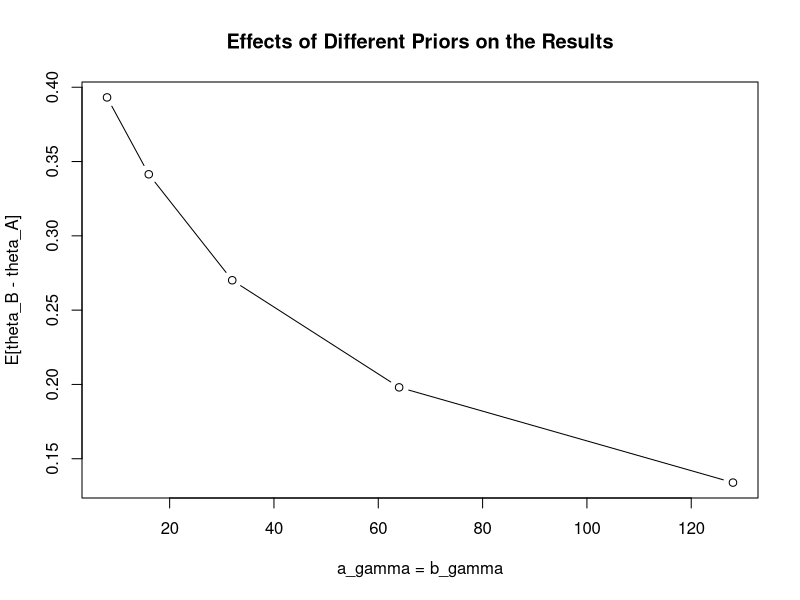
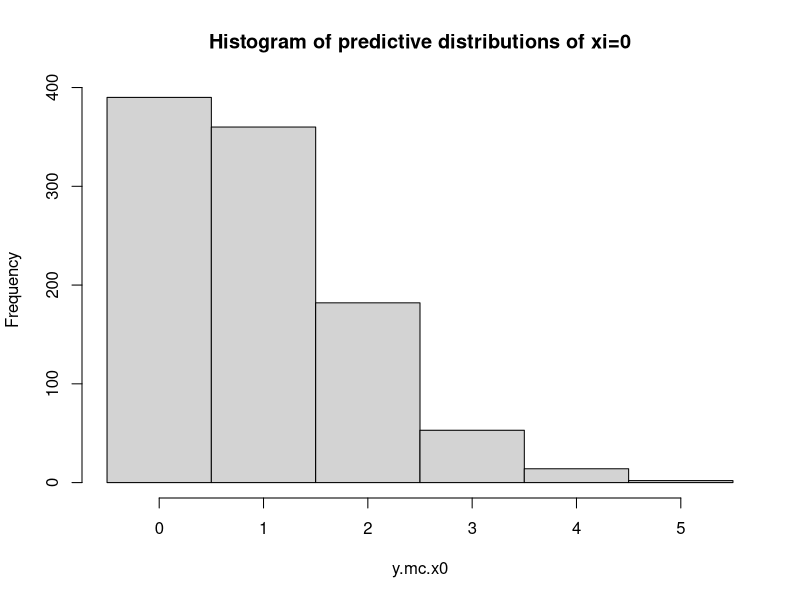
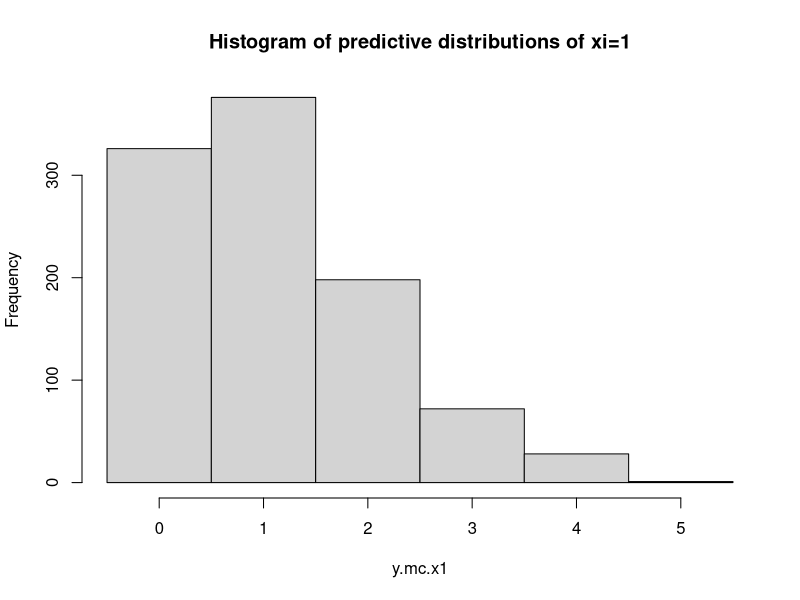
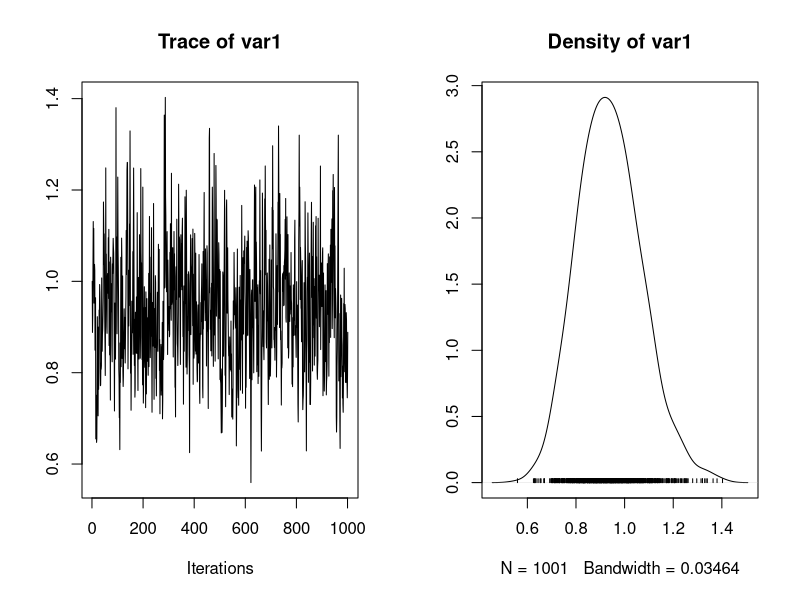
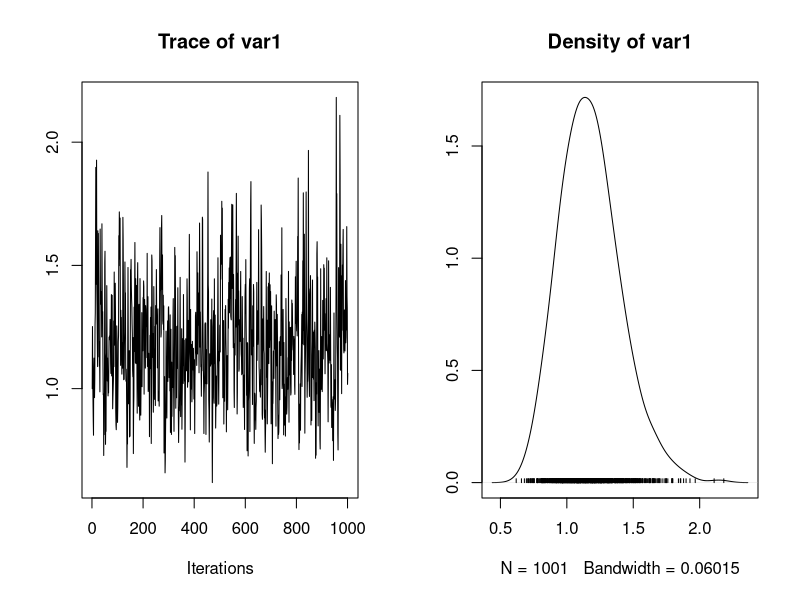
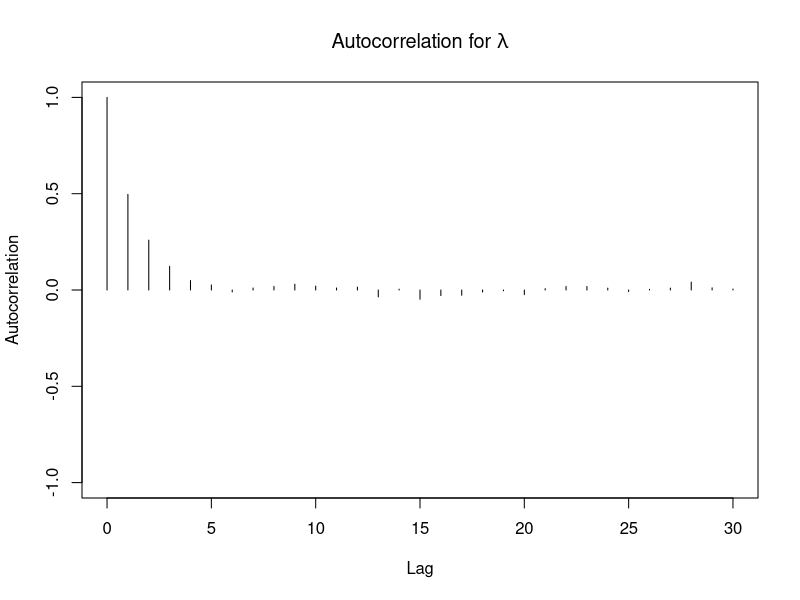
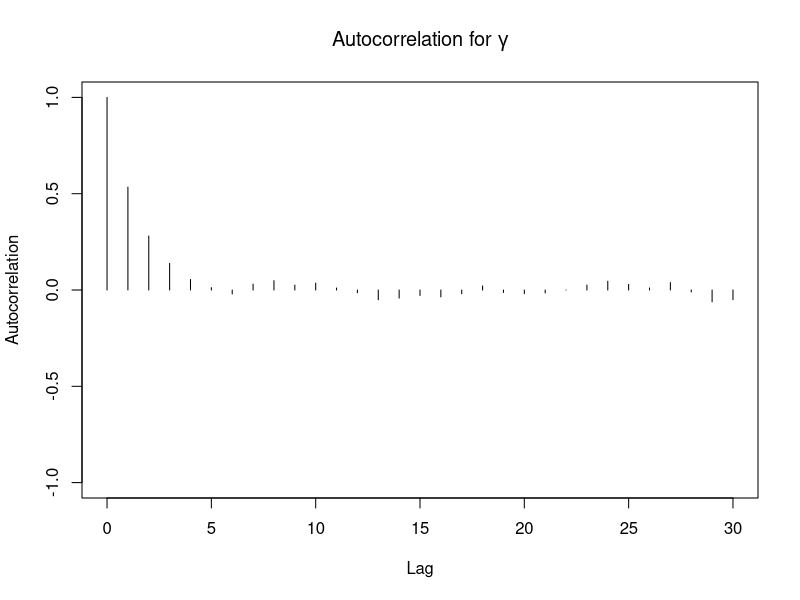

The R source for these figures, in order:
## ---- chunk 1
knitr::opts_chunk$set(echo = TRUE)
## ---- chunk 2
## Q1: Hoff 6.1

# data and prior
man_A <- c(1, 0, 0, 1, 2, 2, 1, 5, 2, 0, 0, 0, 0, 0, 0, 1, 1, 1, 0, 0, 0, 1, 1, 2, 1, 3, 
           2, 0, 0, 3, 0, 0, 0, 2, 1, 0, 2, 1, 0, 0, 1, 3, 0, 1, 1, 0, 2, 0, 0, 2, 2, 1, 
           3, 0, 0, 0, 1, 1)
man_B <- c(2, 2, 1, 1, 2, 2, 1, 2, 1, 0, 2, 1, 1, 2, 0, 2, 2, 0, 2, 1, 0, 0, 3, 6, 1, 6,
           4, 0, 3, 2, 0, 1, 0, 0, 0, 3, 0, 0, 0, 0, 0, 1, 0, 4, 2, 1, 0, 0, 1, 0, 3, 2, 
           5, 0, 1, 1, 2, 1, 2, 1, 2, 0, 0, 0, 2, 1, 0, 2, 0, 2, 4, 1, 1, 1, 2, 0, 1, 1, 
           1, 1, 0, 2, 3, 2, 0, 2, 1, 3, 1, 3, 2, 2, 3, 2, 0, 0, 0, 1, 0, 0, 0, 1, 2, 0, 
           3, 3, 0, 1, 2, 2, 2, 0, 6, 0, 0, 0, 2, 0, 1, 1, 1, 3, 3, 2, 1, 1, 0, 1, 0, 0, 
           2, 0, 2, 0, 1, 0, 2, 0, 0, 2, 2, 4, 1, 2, 3, 2, 0, 0, 0, 1, 0, 0, 1, 5, 2, 1, 
           3, 2, 0, 2, 1, 1, 3, 0, 5, 0, 0, 2, 4, 3, 4, 0, 0, 0, 0, 0, 0, 2, 2, 0, 0, 2, 
           0, 0, 1, 1, 0, 2, 1, 3, 3, 2, 2, 0, 0, 2, 3, 2, 4, 3, 3, 4, 0, 3, 0, 1, 0, 1, 
           2, 3, 4, 1, 2, 6, 2, 1, 2, 2)
sum_A <- sum(man_A)
sum_B <- sum(man_B)
n_A <- length(man_A)
n_B <- length(man_B)

a_theta <- 2; b_theta <- 1
ab_gamma <- c(8,16,32,64,128)
m <- length(ab_gamma)
S <- 5000

# starting point
theta_0 = a_theta / b_theta
gamma_0 = 1
gibbs_theta = matrix(nrow = m, ncol = S + 1)
gibbs_gamma = matrix(nrow = m, ncol = S + 1)
gibbs_theta[,1] = theta_0
gibbs_gamma[,1] = gamma_0

# gibbs sampler
for (s in 2:(S+1)) {
  gibbs_theta[,s] = rgamma(m, shape = sum_A + sum_B + a_theta, 
                           rate = n_A + n_B * gibbs_gamma[,s-1] + b_theta)
  gibbs_gamma[,s] = rgamma(m, shape = sum_B + ab_gamma, 
                           rate = n_B * gibbs_theta[,s] + ab_gamma)
}

# analysis
theta_A = gibbs_theta
theta_B = gibbs_theta * gibbs_gamma
E_BmA = rowMeans(theta_B - theta_A)
plot(ab_gamma, E_BmA, "b",
     xlab = "a_gamma = b_gamma",
     ylab = "E[theta_B - theta_A]",
     main = "Effects of Different Priors on the Results")

## ---- chunk 3
# simulate data and prior
lambda = gamma = 1
set.seed(1)
treated = rpois(n=50, lambda=1)
control = rpois(n=50, lambda=1)

sum_tr <- sum(treated)
sum_con <- sum(control)
n_tr <- length(treated)
n_con <- length(control)

S = 1000 # number of samples to draw

# starting point
lambda_0 = 1
gamma_0 = 1
gibbs_lambda = matrix(nrow = 1, ncol = S + 1)
gibbs_gamma = matrix(nrow = 1, ncol = S + 1)
gibbs_lambda[,1] = lambda_0
gibbs_gamma[,1] = gamma_0

# gibbs sampler
set.seed(1234)
for (s in 2:(S+1)){
  gibbs_lambda[,s] = rgamma(1, shape = sum_tr + sum_con + 1, 
                           rate = n_con + n_tr * gibbs_gamma[,s-1] + 1)
  gibbs_gamma[,s] = rgamma(1, shape = sum_tr+1, 
                           rate = n_tr * gibbs_lambda[,s] + 1)
}
## ---- chunk 4
# posterior mean for log(lambda)
mean(log(gibbs_lambda[1,])) #-0.0721

# 95% credible interval for log(lambda)
quantile(log(gibbs_lambda[1,]), c(0.025,0.975)) 
## ---- chunk 5
# predictive distribution
#1) for x_i = 0
y.mc.x0 = rpois(1001, gibbs_lambda[1,])
hist(y.mc.x0, breaks = seq(-0.5, max(y.mc.x0)+0.5,1), main="Histogram of predictive distributions of xi=0")

#2) for x_i = 1
y.mc.x1 = rpois(1001, gibbs_lambda[1,]*gibbs_gamma[1,])
hist(y.mc.x1, breaks = seq(-0.5, max(y.mc.x1)+0.5,1), main="Histogram of predictive distributions of xi=1")
## ---- chunk 6
library(truncnorm)
library(coda)

# summary statistics
summary(mcmc(gibbs_lambda[1,], start = 1))
summary(mcmc(gibbs_gamma[1,], start = 1))

# effective sample size
effectiveSize(mcmc(gibbs_lambda[1,], start = 1))
effectiveSize(mcmc(gibbs_gamma[1,], start = 1))

# trace plots
plot(mcmc(gibbs_lambda[1,], start = 1))
plot(mcmc(gibbs_gamma[1,], start = 1))
## ---- chunk 7
# autocorrelation plot
autocorr.plot(mcmc(gibbs_lambda[1,]), main=expression(paste("Autocorrelation for ",lambda)))
autocorr.plot(mcmc(gibbs_gamma[1,]), main=expression(paste("Autocorrelation for ",gamma)))
